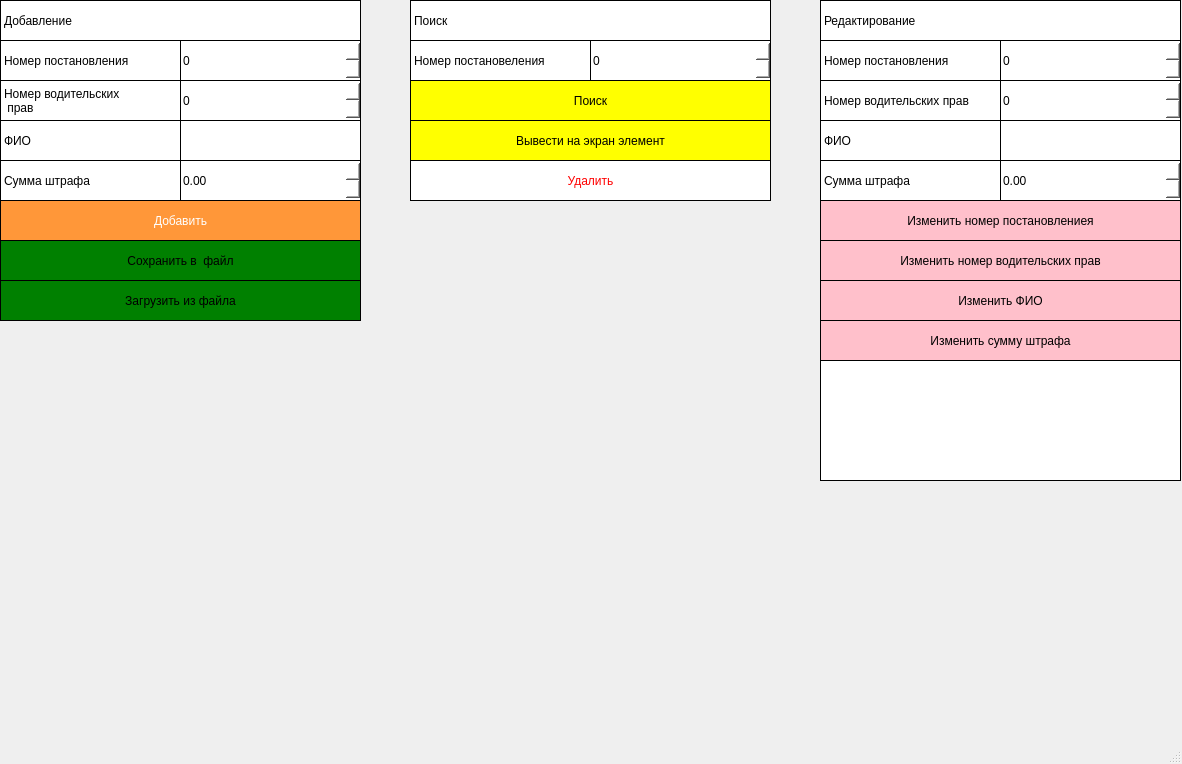
<?xml version="1.0" encoding="UTF-8"?>
<ui version="4.0">
 <class>MainWindow</class>
 <widget class="QMainWindow" name="MainWindow">
  <property name="geometry">
   <rect>
    <x>0</x>
    <y>0</y>
    <width>1182</width>
    <height>764</height>
   </rect>
  </property>
  <property name="windowTitle">
   <string>MainWindow</string>
  </property>
  <widget class="QWidget" name="centralwidget">
   <widget class="QLabel" name="label">
    <property name="geometry">
     <rect>
      <x>0</x>
      <y>40</y>
      <width>181</width>
      <height>41</height>
     </rect>
    </property>
    <property name="styleSheet">
     <string notr="true">QLabel {
  background-color: white;
  color: black; 
  border: 1px solid black;
}
</string>
    </property>
    <property name="text">
     <string>Номер постановления</string>
    </property>
   </widget>
   <widget class="QLabel" name="label_2">
    <property name="geometry">
     <rect>
      <x>0</x>
      <y>80</y>
      <width>181</width>
      <height>41</height>
     </rect>
    </property>
    <property name="styleSheet">
     <string notr="true">QLabel {
  background-color: white;
  color: black; 
  border: 1px solid black;
}
</string>
    </property>
    <property name="text">
     <string>Номер водительских 
 прав</string>
    </property>
   </widget>
   <widget class="QLabel" name="label_3">
    <property name="geometry">
     <rect>
      <x>0</x>
      <y>120</y>
      <width>181</width>
      <height>41</height>
     </rect>
    </property>
    <property name="styleSheet">
     <string notr="true">QLabel {
  background-color: white;
  color: black; 
  border: 1px solid black;
}
</string>
    </property>
    <property name="text">
     <string>ФИО</string>
    </property>
   </widget>
   <widget class="QLabel" name="label_4">
    <property name="geometry">
     <rect>
      <x>0</x>
      <y>160</y>
      <width>181</width>
      <height>41</height>
     </rect>
    </property>
    <property name="styleSheet">
     <string notr="true">QLabel {
  background-color: white;
  color: black; 
  border: 1px solid black;
}
</string>
    </property>
    <property name="text">
     <string>Сумма штрафа</string>
    </property>
   </widget>
   <widget class="QLineEdit" name="lineEdit">
    <property name="geometry">
     <rect>
      <x>180</x>
      <y>120</y>
      <width>181</width>
      <height>41</height>
     </rect>
    </property>
    <property name="styleSheet">
     <string notr="true">QLineEdit {
  background-color: white;
  color: black; 
  border: 1px solid black;
}
</string>
    </property>
   </widget>
   <widget class="QDoubleSpinBox" name="doubleSpinBox">
    <property name="geometry">
     <rect>
      <x>180</x>
      <y>160</y>
      <width>181</width>
      <height>41</height>
     </rect>
    </property>
    <property name="styleSheet">
     <string notr="true">QDoubleSpinBox {
  background-color: white;
  color: black; 
  border: 1px solid black;
}
</string>
    </property>
   </widget>
   <widget class="QSpinBox" name="spinBox">
    <property name="geometry">
     <rect>
      <x>180</x>
      <y>40</y>
      <width>181</width>
      <height>41</height>
     </rect>
    </property>
    <property name="styleSheet">
     <string notr="true">QSpinBox {
  background-color: white;
  color: black; 
  border: 1px solid black;
}
</string>
    </property>
   </widget>
   <widget class="QSpinBox" name="spinBox_2">
    <property name="geometry">
     <rect>
      <x>180</x>
      <y>80</y>
      <width>181</width>
      <height>41</height>
     </rect>
    </property>
    <property name="styleSheet">
     <string notr="true">QSpinBox {
  background-color: white;
  color: black; 
  border: 1px solid black;
}
</string>
    </property>
   </widget>
   <widget class="QLabel" name="label_5">
    <property name="geometry">
     <rect>
      <x>0</x>
      <y>0</y>
      <width>361</width>
      <height>41</height>
     </rect>
    </property>
    <property name="styleSheet">
     <string notr="true">QLabel {
  background-color: white;
  color: black; 
  border: 1px solid black;
}
</string>
    </property>
    <property name="text">
     <string>Добавление</string>
    </property>
   </widget>
   <widget class="QSpinBox" name="spinBox_4">
    <property name="geometry">
     <rect>
      <x>590</x>
      <y>40</y>
      <width>181</width>
      <height>41</height>
     </rect>
    </property>
    <property name="styleSheet">
     <string notr="true">QSpinBox {
  background-color: white;
  color: black; 
  border: 1px solid black;
}
</string>
    </property>
   </widget>
   <widget class="QLabel" name="label_8">
    <property name="geometry">
     <rect>
      <x>410</x>
      <y>0</y>
      <width>361</width>
      <height>41</height>
     </rect>
    </property>
    <property name="styleSheet">
     <string notr="true">QLabel {
  background-color: white;
  color: black; 
  border: 1px solid black;
}
</string>
    </property>
    <property name="text">
     <string>Поиск</string>
    </property>
   </widget>
   <widget class="QLabel" name="label_9">
    <property name="geometry">
     <rect>
      <x>410</x>
      <y>40</y>
      <width>181</width>
      <height>41</height>
     </rect>
    </property>
    <property name="styleSheet">
     <string notr="true">QLabel {
  background-color: white;
  color: black; 
  border: 1px solid black;
}
</string>
    </property>
    <property name="text">
     <string>Номер постановеления</string>
    </property>
   </widget>
   <widget class="QSpinBox" name="spinBox_5">
    <property name="geometry">
     <rect>
      <x>1000</x>
      <y>40</y>
      <width>181</width>
      <height>41</height>
     </rect>
    </property>
    <property name="styleSheet">
     <string notr="true">QSpinBox {
  background-color: white;
  color: black; 
  border: 1px solid black;
}
</string>
    </property>
   </widget>
   <widget class="QLabel" name="label_10">
    <property name="geometry">
     <rect>
      <x>820</x>
      <y>40</y>
      <width>181</width>
      <height>41</height>
     </rect>
    </property>
    <property name="styleSheet">
     <string notr="true">QLabel {
  background-color: white;
  color: black; 
  border: 1px solid black;
}
</string>
    </property>
    <property name="text">
     <string>Номер постановления</string>
    </property>
   </widget>
   <widget class="QSpinBox" name="spinBox_6">
    <property name="geometry">
     <rect>
      <x>1000</x>
      <y>80</y>
      <width>181</width>
      <height>41</height>
     </rect>
    </property>
    <property name="styleSheet">
     <string notr="true">QSpinBox {
  background-color: white;
  color: black; 
  border: 1px solid black;
}
</string>
    </property>
   </widget>
   <widget class="QLabel" name="label_11">
    <property name="geometry">
     <rect>
      <x>820</x>
      <y>0</y>
      <width>361</width>
      <height>41</height>
     </rect>
    </property>
    <property name="styleSheet">
     <string notr="true">QLabel {
  background-color: white;
  color: black; 
  border: 1px solid black;
}
</string>
    </property>
    <property name="text">
     <string>Редактирование</string>
    </property>
   </widget>
   <widget class="QLabel" name="label_12">
    <property name="geometry">
     <rect>
      <x>820</x>
      <y>160</y>
      <width>181</width>
      <height>41</height>
     </rect>
    </property>
    <property name="styleSheet">
     <string notr="true">QLabel {
  background-color: white;
  color: black; 
  border: 1px solid black;
}
</string>
    </property>
    <property name="text">
     <string>Сумма штрафа</string>
    </property>
   </widget>
   <widget class="QLabel" name="label_13">
    <property name="geometry">
     <rect>
      <x>820</x>
      <y>120</y>
      <width>181</width>
      <height>41</height>
     </rect>
    </property>
    <property name="styleSheet">
     <string notr="true">QLabel {
  background-color: white;
  color: black; 
  border: 1px solid black;
}
</string>
    </property>
    <property name="text">
     <string>ФИО</string>
    </property>
   </widget>
   <widget class="QLineEdit" name="lineEdit_2">
    <property name="geometry">
     <rect>
      <x>1000</x>
      <y>120</y>
      <width>181</width>
      <height>41</height>
     </rect>
    </property>
    <property name="styleSheet">
     <string notr="true">QLineEdit {
  background-color: white;
  color: black; 
  border: 1px solid black;
}
</string>
    </property>
   </widget>
   <widget class="QDoubleSpinBox" name="doubleSpinBox_2">
    <property name="geometry">
     <rect>
      <x>1000</x>
      <y>160</y>
      <width>181</width>
      <height>41</height>
     </rect>
    </property>
    <property name="styleSheet">
     <string notr="true">QDoubleSpinBox {
  background-color: white;
  color: black; 
  border: 1px solid black;
}
</string>
    </property>
   </widget>
   <widget class="QLabel" name="label_14">
    <property name="geometry">
     <rect>
      <x>820</x>
      <y>80</y>
      <width>181</width>
      <height>41</height>
     </rect>
    </property>
    <property name="styleSheet">
     <string notr="true">QLabel {
  background-color: white;
  color: black; 
  border: 1px solid black;
}
</string>
    </property>
    <property name="text">
     <string>Номер водительских прав</string>
    </property>
   </widget>
   <widget class="QPushButton" name="pushButton">
    <property name="geometry">
     <rect>
      <x>410</x>
      <y>160</y>
      <width>361</width>
      <height>41</height>
     </rect>
    </property>
    <property name="styleSheet">
     <string notr="true">QPushButton {
  background-color: white;
  color: red; 
  border: 1px solid black;
}

QPushButton:pressed {
    background-color:black ;
}</string>
    </property>
    <property name="text">
     <string>Удалить</string>
    </property>
   </widget>
   <widget class="QPushButton" name="pushButton_2">
    <property name="geometry">
     <rect>
      <x>0</x>
      <y>200</y>
      <width>361</width>
      <height>41</height>
     </rect>
    </property>
    <property name="styleSheet">
     <string notr="true">QPushButton {
  background-color: rgb(255, 151, 57);
  color: white; 
  border: 1px solid black;
}

QPushButton:pressed {
    background-color:red ;
}</string>
    </property>
    <property name="text">
     <string>Добавить</string>
    </property>
   </widget>
   <widget class="QPushButton" name="pushButton_3">
    <property name="geometry">
     <rect>
      <x>820</x>
      <y>200</y>
      <width>361</width>
      <height>41</height>
     </rect>
    </property>
    <property name="styleSheet">
     <string notr="true">QPushButton {
  background-color: pink;
  color: black; 
  border: 1px solid black;
}

QPushButton:pressed {
    background-color:blue ;
}</string>
    </property>
    <property name="text">
     <string>Изменить номер постановлениея</string>
    </property>
   </widget>
   <widget class="QPushButton" name="pushButton_4">
    <property name="geometry">
     <rect>
      <x>820</x>
      <y>240</y>
      <width>361</width>
      <height>41</height>
     </rect>
    </property>
    <property name="styleSheet">
     <string notr="true">QPushButton {
  background-color: pink;
  color: black; 
  border: 1px solid black;
}

QPushButton:pressed {
    background-color:blue ;
}</string>
    </property>
    <property name="text">
     <string>Изменить номер водительских прав</string>
    </property>
   </widget>
   <widget class="QPushButton" name="pushButton_5">
    <property name="geometry">
     <rect>
      <x>820</x>
      <y>280</y>
      <width>361</width>
      <height>41</height>
     </rect>
    </property>
    <property name="styleSheet">
     <string notr="true">QPushButton {
  background-color: pink;
  color: black; 
  border: 1px solid black;
}

QPushButton:pressed {
    background-color:blue ;
}</string>
    </property>
    <property name="text">
     <string>Изменить ФИО</string>
    </property>
   </widget>
   <widget class="QPushButton" name="pushButton_6">
    <property name="geometry">
     <rect>
      <x>820</x>
      <y>320</y>
      <width>361</width>
      <height>41</height>
     </rect>
    </property>
    <property name="styleSheet">
     <string notr="true">QPushButton {
  background-color: pink;
  color: black; 
  border: 1px solid black;
}

QPushButton:pressed {
    background-color:blue ;
}</string>
    </property>
    <property name="text">
     <string>Изменить сумму штрафа</string>
    </property>
   </widget>
   <widget class="QPushButton" name="pushButton_7">
    <property name="geometry">
     <rect>
      <x>410</x>
      <y>80</y>
      <width>361</width>
      <height>41</height>
     </rect>
    </property>
    <property name="styleSheet">
     <string notr="true">QPushButton {
  background-color: yellow;
  color: black; 
  border: 1px solid black;
}

QPushButton:pressed {
    background-color:red ;
}</string>
    </property>
    <property name="text">
     <string>Поиск</string>
    </property>
   </widget>
   <widget class="QPushButton" name="pushButton_8">
    <property name="geometry">
     <rect>
      <x>0</x>
      <y>240</y>
      <width>361</width>
      <height>41</height>
     </rect>
    </property>
    <property name="styleSheet">
     <string notr="true">QPushButton {
  background-color: green;
  color: black; 
  border: 1px solid black;
}

QPushButton:pressed {
    background-color:gold ;
}</string>
    </property>
    <property name="text">
     <string>Сохранить в  файл</string>
    </property>
   </widget>
   <widget class="QPushButton" name="pushButton_9">
    <property name="geometry">
     <rect>
      <x>0</x>
      <y>280</y>
      <width>361</width>
      <height>41</height>
     </rect>
    </property>
    <property name="styleSheet">
     <string notr="true">QPushButton {
  background-color: green;
  color: black; 
  border: 1px solid black;
}

QPushButton:pressed {
    background-color:gold ;
}</string>
    </property>
    <property name="text">
     <string>Загрузить из файла</string>
    </property>
   </widget>
   <widget class="QPushButton" name="pushButton_10">
    <property name="geometry">
     <rect>
      <x>410</x>
      <y>120</y>
      <width>361</width>
      <height>41</height>
     </rect>
    </property>
    <property name="styleSheet">
     <string notr="true">QPushButton {
  background-color: yellow;
  color: black; 
  border: 1px solid black;
}

QPushButton:pressed {
    background-color:red ;
}</string>
    </property>
    <property name="text">
     <string>Вывести на экран элемент</string>
    </property>
   </widget>
   <widget class="QLabel" name="label_6">
    <property name="geometry">
     <rect>
      <x>820</x>
      <y>360</y>
      <width>361</width>
      <height>121</height>
     </rect>
    </property>
    <property name="styleSheet">
     <string notr="true">QLabel {
  background-color: white;
  color: black; 
  border: 1px solid black;
}
</string>
    </property>
    <property name="text">
     <string/>
    </property>
   </widget>
  </widget>
  <widget class="QMenuBar" name="menubar">
   <property name="geometry">
    <rect>
     <x>0</x>
     <y>0</y>
     <width>1182</width>
     <height>21</height>
    </rect>
   </property>
  </widget>
  <widget class="QStatusBar" name="statusbar"/>
 </widget>
 <resources/>
 <connections/>
</ui>
